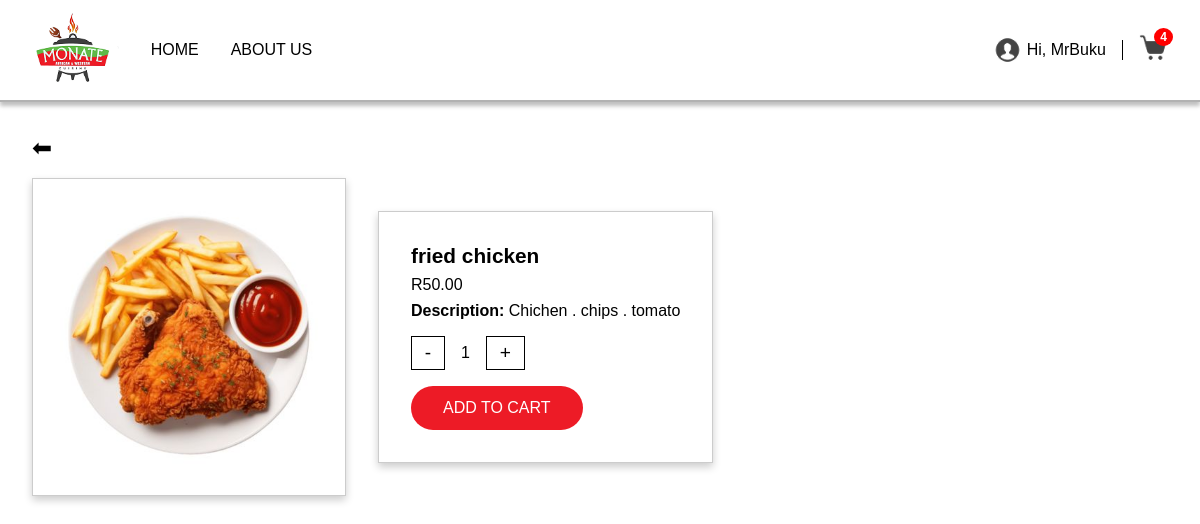
The page /menu/food.php?id=1 (signed in) on the database its author committed.
### tables this page shows
CREATE TABLE `menuitems` (
  `id` int(11) NOT NULL,
  `name` varchar(255) NOT NULL,
  `price` decimal(10,2) NOT NULL,
  `description` text DEFAULT NULL,
  `category` varchar(100) DEFAULT NULL,
  `image` varchar(255) DEFAULT NULL,
  `branch_location` varchar(255) NOT NULL,
  `created_at` timestamp NOT NULL DEFAULT current_timestamp()
);

### menu/food.php (the view, shortened to what this page needs)
<?php
require_once "../API/db.php";
$itemId = intval($_GET["id"]);
$stmt = $conn->prepare("SELECT id, name, price, description, category, image, branch_location
                        FROM MenuItems
                        WHERE id = ?");
$stmt->bind_param("i", $itemId);
$stmt->execute();
$result = $stmt->get_result();
$item = $result->fetch_assoc();
$userId = isset($_SESSION["user_id"]) ? $_SESSION["user_id"] : null;
$sessionId = session_id();
if ($userId) {
    $cartStmt = $conn->prepare("SELECT SUM(quantity) as total FROM Cart WHERE user_id = ?");
    $cartStmt->bind_param("i", $userId);
} else {
    $cartStmt = $conn->prepare("SELECT SUM(quantity) as total FROM Cart WHERE session_id = ?");
    $cartStmt->bind_param("s", $sessionId);
}
$cartStmt->execute();
$cartResult = $cartStmt->get_result();
$cartCount = $cartResult->fetch_assoc()["total"] ?? 0;
?>
<!DOCTYPE html>
<html lang="en">
<head>
  <link rel="stylesheet" href="style.css">
</head>
<body>
  <header class="top-header">
    <div class="logo">
      <img src="img/logo 2.png" alt="Monate Logo">
    </div>
    <nav class="nav-links">
      <a href="../HOME/index.php">HOME</a>
      <a href="../About Us/index.php">ABOUT US</a>
    </nav>
    <div class="account-cart">
      <a href="../Sign in/index.php" class="account">
        <img src="img/profile.png" alt="Account">
        <span>
          <?php if (isset($_SESSION["username"])): ?>
            Hi, <?= htmlspecialchars($_SESSION["username"]); ?>
          <?php else: ?>
            ACCOUNT
          <?php endif; ?>
        </span>
      </a>
      <a href="cart.php" class="cart">
        <img src="img/shopping cart.png" alt="Cart">
        <?php if ($cartCount > 0): ?>
          <span class="cart-badge"><?= $cartCount ?></span>
        <?php endif; ?>
      </a>
    </div>
  </header>
  <main class="food-content">
    <a href="<?= htmlspecialchars($item['branch_location']) ?>.php" class="back-btn">⬅</a>
    <div class="food-detail">
      <div class="food-img">
        <img src="../admin/menu_item/<?= htmlspecialchars($item['image']) ?>" alt="<?= htmlspecialchars($item['name']) ?>">
      </div>
      <div class="food-info">
        <h2><?= htmlspecialchars($item['name']) ?></h2>
        <p class="food-price">R<?= number_format($item['price'], 2) ?></p>
        <p><strong>Description:</strong> <?= nl2br(htmlspecialchars($item['description'])) ?></p>
        <div class="quantity">
          <button class="qty-btn">-</button>
          <span id="qty">1</span>
          <button class="qty-btn">+</button>
        </div>
        <form method="POST" action="add_to_cart.php">
          <button type="submit" class="add-cart">ADD TO CART</button>
        </form>
      </div>
    </div>
  </main>
</body>
</html>

### menu/Style.css (style rules this page uses)
* { margin: 0; padding: 0; box-sizing: border-box; }
body { font-family: Arial, Helvetica, sans-serif; background: #fff; color: #000; }
.top-header { display: flex; align-items: center; padding: 0.5rem 2rem; background: #fff; border-bottom: 2px solid rgba(0,0,0,0.3); box-shadow: 0 4px 4px rgba(0,0,0,0.25); position: sticky; top: 0; z-index: 1000; }
.logo img { height: 80px; }
.nav-links { display: flex; gap: 2rem; margin-left: 2rem; }
.nav-links a { color: black; text-decoration: none; font-size: 1rem; font-weight: 400; }
.account-cart { display: flex; align-items: center; gap: 1rem; margin-left: auto; }
.account, .cart { display: flex; align-items: center; gap: 0.3rem; text-decoration: none; color: black; font-size: 1rem; }
.account img, .cart img { height: 30px; }
.food-content { padding: 2rem; display: flex; flex-direction: column; align-items: flex-start; }
.back-btn { font-size: 1.5rem; text-decoration: none; margin-bottom: 1rem; display: inline-block; color: black; }
.food-detail { display: flex; gap: 2rem; align-items: center; justify-content: center; flex-wrap: wrap; }
.food-img { border: 1px solid #ccc; padding: 1rem; box-shadow: 0 4px 8px rgba(0,0,0,0.2); }
.food-img img { width: 280px; height: auto; border-radius: 8px; }
.food-info { border: 1px solid #ccc; padding: 2rem; min-width: 300px; box-shadow: 0 4px 8px rgba(0,0,0,0.2); }
.food-info h2 { font-size: 1.3rem; margin-bottom: 0.3rem; }
.food-info p { margin: 0.5rem 0; }
.quantity { display: flex; align-items: center; gap: 1rem; margin: 1rem 0; }
.qty-btn { border: 1px solid #000; padding: 0.3rem 0.8rem; background: none; cursor: pointer; font-size: 1.2rem; }
.add-cart { background: #ed1b26; color: #fff; padding: 0.8rem 2rem; border: none; font-size: 1rem; border-radius: 25px; cursor: pointer; }

### menu/food.php (style rules this page uses)
.cart { position: relative; display: inline-block; }
.cart-badge { position: absolute; top: -5px; right: -5px; background: red; color: white; font-size: 12px; font-weight: bold; padding: 2px 6px; border-radius: 50%; }

### rows shown on the page
menuitems: image (picture), name "fried chicken", price "50.00", description "Chichen . chips . tomato"

### other values the page prints
$_SESSION["username"] "MrBuku"
$cartCount "4"
